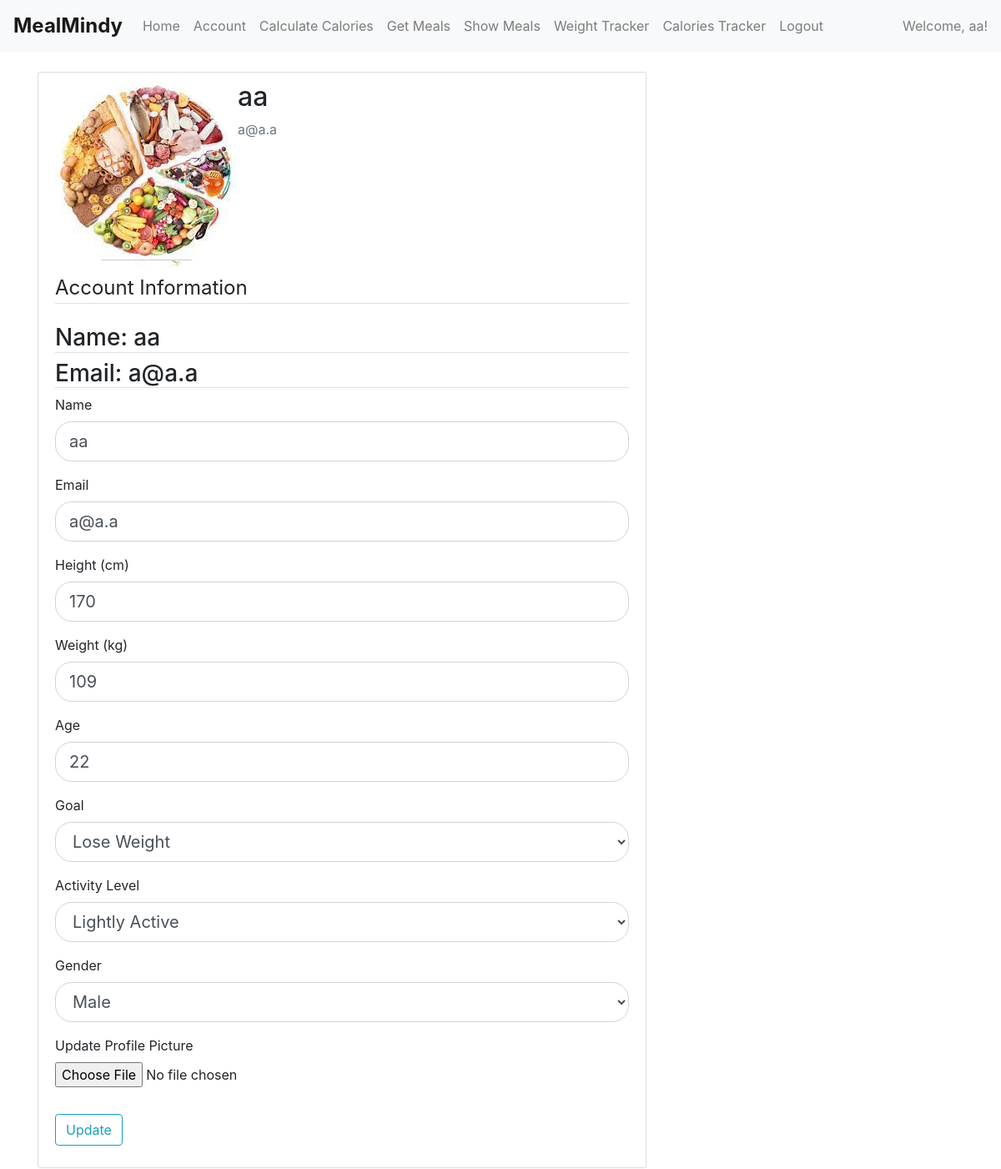
The app's page /account (signed in) with its own data.
### web/models.py (models this page shows, shortened)
class User(db.Model, UserMixin):
    __tablename__ = 'user'
    id = db.Column(db.Integer, primary_key=True, autoincrement=True)
    name = db.Column(db.Text, nullable=False)
    email = db.Column(db.Text, nullable=False)
    password = db.Column(db.Text, nullable=False)
    image_file = db.Column(db.Text, nullable=False, default='default.jpg')
    weight = db.Column(db.Integer, nullable=True)
    height = db.Column(db.Integer, nullable=True)
    age = db.Column(db.Integer, nullable=True)
    activity_level = db.Column(db.Enum('Sedentary', 'Lightly Active', 'Moderately Active', 'Very Active', 'Extra Active'), nullable=True)
    gender = db.Column(db.Enum('Male', 'Female'), nullable=True)
    goal = db.Column(db.Enum('Lose Weight', 'Gain Weight', 'Maintain Weight'), nullable=True)
    created_at = db.Column(db.DateTime, default=db.func.current_timestamp())
    updated_at = db.Column(db.TIMESTAMP, default=db.func.current_timestamp())
    is_active = db.Column(db.Boolean, default=True, nullable=False)
    weights = db.relationship('UserWeightOverTime', backref='user', lazy=True)

### web/urls.py (the view)
@app.route('/account', methods=['GET', 'POST'])
@login_required
def account():
    image_file = url_for('static', filename='images/' + current_user.image_file)
    form = UpdateAccountForm()
    if form.validate_on_submit():
        current_user.name = form.name.data
        current_user.email = form.email.data
        if form.picture.data:
            picture_file = save_picture(form.picture.data)
            current_user.image_file = picture_file
        weight_changed = False
        if current_user.weight != form.weight.data:
            weight_changed = True
        current_user.height = form.height.data
        current_user.weight = form.weight.data
        current_user.age = form.age.data
        current_user.goal = form.goal.data
        current_user.activity_level = form.activity_level.data
        current_user.gender = form.gender.data
        if weight_changed:
            weight = current_user.weight
            weight_over_time = UserWeightOverTime(user_id=current_user.id, weight=weight)
            db.session.add(weight_over_time)
        db.session.commit()
        flash('Your account has been updated!', 'success')
        return redirect(url_for('get_calories'))
    elif request.method == 'GET':
        form.name.data = current_user.name
        form.email.data = current_user.email
        if current_user.height: form.height.data = round(current_user.height, 2)
        if current_user.weight: form.weight.data = round(current_user.weight, 2)
        if current_user.age: form.age.data = int(current_user.age)
        if current_user.goal: form.goal.data = current_user.goal
        if current_user.activity_level: form.activity_level.data = current_user.activity_level
        if current_user.gender: form.gender.data = current_user.gender
    return render_template('account.html', title='Account', form=form, image_file=image_file)

### web/models.py (called while the page is built)
@login_manager.user_loader
def load_user(user_id):
    return User.query.get(int(user_id))

### web/templates/account.html (shortened to what this page needs)
{% extends "layout.html" %}
{% block content %}
    <div class="content-section">
        <div class="media">
            <img class="rounded-circle account-img" src="{{ image_file }}">
            <div class="media-body">
                <h2 class="account-heading">{{ current_user.name }}</h2>
                <p class="text-secondary">{{ current_user.email }}</p>
            </div>
        </div>
        <form method="POST" action="" enctype="multipart/form-data">
            <fieldset class="form-group">
                <legend class="border-bottom mb-4">Account Information</legend>
                <h3 class="border-bottom">Name: {{ current_user.name }}</h3 class="border-bottom">
                <h3 class="border-bottom">Email: {{ current_user.email }}</h3 class="border-bottom">
                <div class="form-group">
                    {{ form.name.label(class="form-control-label") }}
                    {% if form.name.errors %}
                        {{ form.name(class="form-control form-control-lg is-invalid") }}
                        <div class="invalid-feedback">
                            {% for error in form.name.errors %}
                                <span>{{ error }}</span>
                            {% endfor %}
                        </div>
                    {% else %}
                        {{ form.name(class="form-control form-control-lg") }}
                    {% endif %}
                </div>
                <div class="form-group">
                    {{ form.email.label(class="form-control-label") }}
                    {% if form.email.errors %}
                        {{ form.email(class="form-control form-control-lg is-invalid") }}
                        <div class="invalid-feedback">
                            {% for error in form.email.errors %}
                                <span>{{ error }}</span>
                            {% endfor %}
                        </div>
                    {% else %}
                        {{ form.email(class="form-control form-control-lg") }}
                    {% endif %}
                </div>
                <div class="form-group">
                    {{ form.height.label(class="form-control-label") }}
                    {% if form.height.errors %}
                        {{ form.height(class="form-control form-control-lg is-invalid") }}
                        <div class="invalid-feedback">
                            {% for error in form.height.errors %}
                                <span>{{ error }}</span>
                            {% endfor %}
                        </div>
                    {% else %}
                        {{ form.height(class="form-control form-control-lg") }}
                    {% endif %}
                </div>
                <div class="form-group">
                    {{ form.weight.label(class="form-control-label") }}
                    {% if form.weight.errors %}
                        {{ form.weight(class="form-control form-control-lg is-invalid") }}
                        <div class="invalid-feedback">
                            {% for error in form.weight.errors %}
                                <span>{{ error }}</span>
                            {% endfor %}
                        </div>
                    {% else %}
                        {{ form.weight(class="form-control form-control-lg") }}
                    {% endif %}
                </div>
                <div class="form-group">
                    {{ form.age.label(class="form-control-label") }}
                    {% if form.age.errors %}
                        {{ form.age(class="form-control form-control-lg is-invalid") }}
                        <div class="invalid-feedback">
                            {% for error in form.age.errors %}
                                <span>{{ error }}</span>
                            {% endfor %}
                        </div>
                    {% else %}
                        {{ form.age(class="form-control form-control-lg") }}
                    {% endif %}
                </div>
                <div class="form-group">
                    {{ form.goal.label(class="form-control-label") }}
                    {% if form.goal.errors %}
                        {{ form.goal(class="form-control form-control-lg is-invalid") }}
                        <div class="invalid-feedback">
                            {% for error in form.goal.errors %}
                                <span>{{ error }}</span>
                            {% endfor %}
                        </div>
                    {% else %}
                        {{ form.goal(class="form-control form-control-lg") }}
                    {% endif %}
                </div>
                <div class="form-group">
                    {{ form.activity_level.label(class="form-control-label") }}
                    {% if form.activity_level.errors %}
                        {{ form.activity_level(class="form-control form-control-lg is-invalid") }}
                        <div class="invalid-feedback">
                            {% for error in form.activity_level.errors %}
                                <span>{{ error }}</span>
                            {% endfor %}
                        </div>
                    {% else %}
                        {{ form.activity_level(class="form-control form-control-lg") }}
                    {% endif %}
                </div>
                <div class="form-group">
                    {{ form.gender.label(class="form-control-label") }}
                    {% if form.gender.errors %}
                        {{ form.gender(class="form-control form-control-lg is-invalid") }}
                        <div class="invalid-feedback">
                            {% for error in form.gender.errors %}
                                <span>{{ error }}</span>
                            {% endfor %}
                        </div>
                    {% else %}
                        {{ form.gender(class="form-control form-control-lg") }}
                    {% endif %}
                </div>
                <div class="form-group">
                    {{ form.picture.label() }}
                    {{ form.picture(class="form-control-file") }}
                </div>
            </fieldset>
            <div class="form-group">
                {{ form.submit(class="btn btn-outline-info") }}
            </div>
        </form>
    </div>
{% endblock content %}

### web/templates/layout.html (shortened to what this page needs)
<!DOCTYPE html>
<html lang="en">
  <head>
    <link
      rel="stylesheet"
      href="https://maxcdn.bootstrapcdn.com/bootstrap/4.0.0/css/bootstrap.min.css"
    />
    <link
      rel="stylesheet"
      type="text/css"
      href="{{ url_for('static', filename='main.css') }}"
    />
  </head>
  <body>
    <nav class="navbar navbar-expand-lg navbar-light bg-light">
      <a class="navbar-brand" href="/">MealMindy</a>
      <div class="collapse navbar-collapse" id="navbarNav">
        <ul class="navbar-nav mr-auto">
          <li class="nav-item">
            <a class="nav-link" href="{{ url_for('index') }}">Home</a>
          </li>
          {% if current_user.is_authenticated %}
          <li class="nav-item">
            <a class="nav-link" href="{{ url_for('account') }}">Account</a>
          </li>
          <li class="nav-item">
            <a class="nav-link" href="{{ url_for('get_calories') }}"
              >Calculate Calories</a
            >
          </li>
          <li class="nav-item">
            <a class="nav-link" href="{{ url_for('get_meals') }}">Get Meals</a>
          </li>
          <li class="nav-item">
            <a class="nav-link" href="{{ url_for('show_meals') }}"
              >Show Meals</a
            >
          </li>
          <li class="nav-item">
            <a class="nav-link" href="{{ url_for('show_weight') }}"
              >Weight Tracker</a
            >
          </li>
          <li class="nav-item">
            <a class="nav-link" href="{{ url_for('show_calories') }}"
              >Calories Tracker</a
            >
          </li>
          <li class="nav-item">
            <a class="nav-link" href="{{ url_for('logout') }}">Logout</a>
          </li>
          {% endif %}
        </ul>
        {% if current_user.is_authenticated %}
        <span class="navbar-text"> Welcome, {{ current_user.name }}! </span>
        {% endif %}
      </div>
    </nav>
    <main role="main" class="container mt-4">
      <div class="row">
        <div class="col-md-8">
           {% block content %}{% endblock
          %}
        </div>
      </div>
    </main>
  </body>
</html>

### web/static/main.css (style rules this page uses)
.navbar { background-color: #343a40; }
.navbar-brand { color: #fff; font-weight: bold; font-size: 1.5rem; }
.nav-link { color: #fff; }
.form-control { border-radius: 20px; margin-right: 10px; }
.content-section { background: #ffffff; padding: 10px 20px; border: 1px solid #dddddd; border-radius: 3px; margin-bottom: 20px; }

### records on screen
User: name "aa", email "a@a.a", height "170", weight "109", age "22", goal "Lose Weight", activity_level "Lightly Active", gender "Male"
